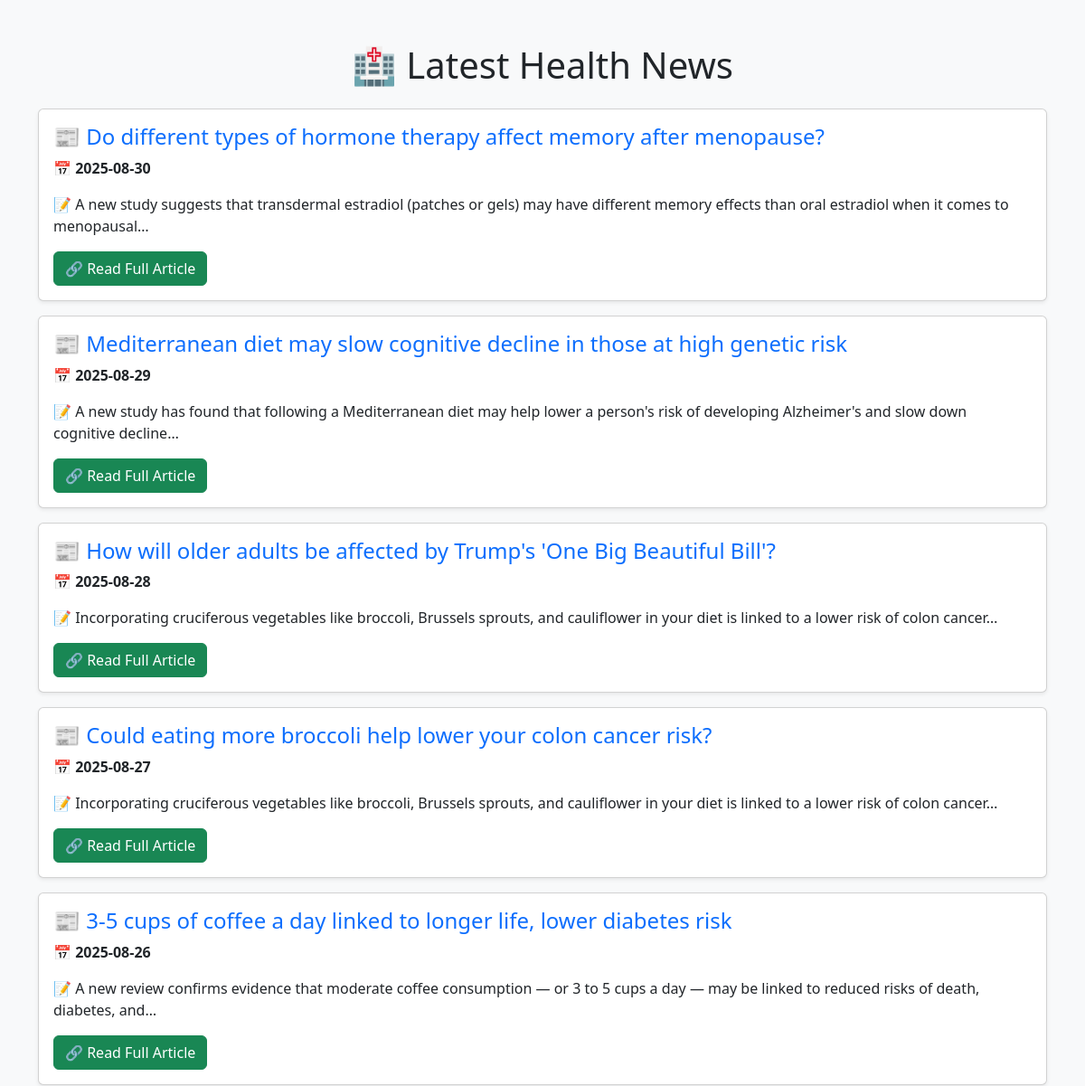
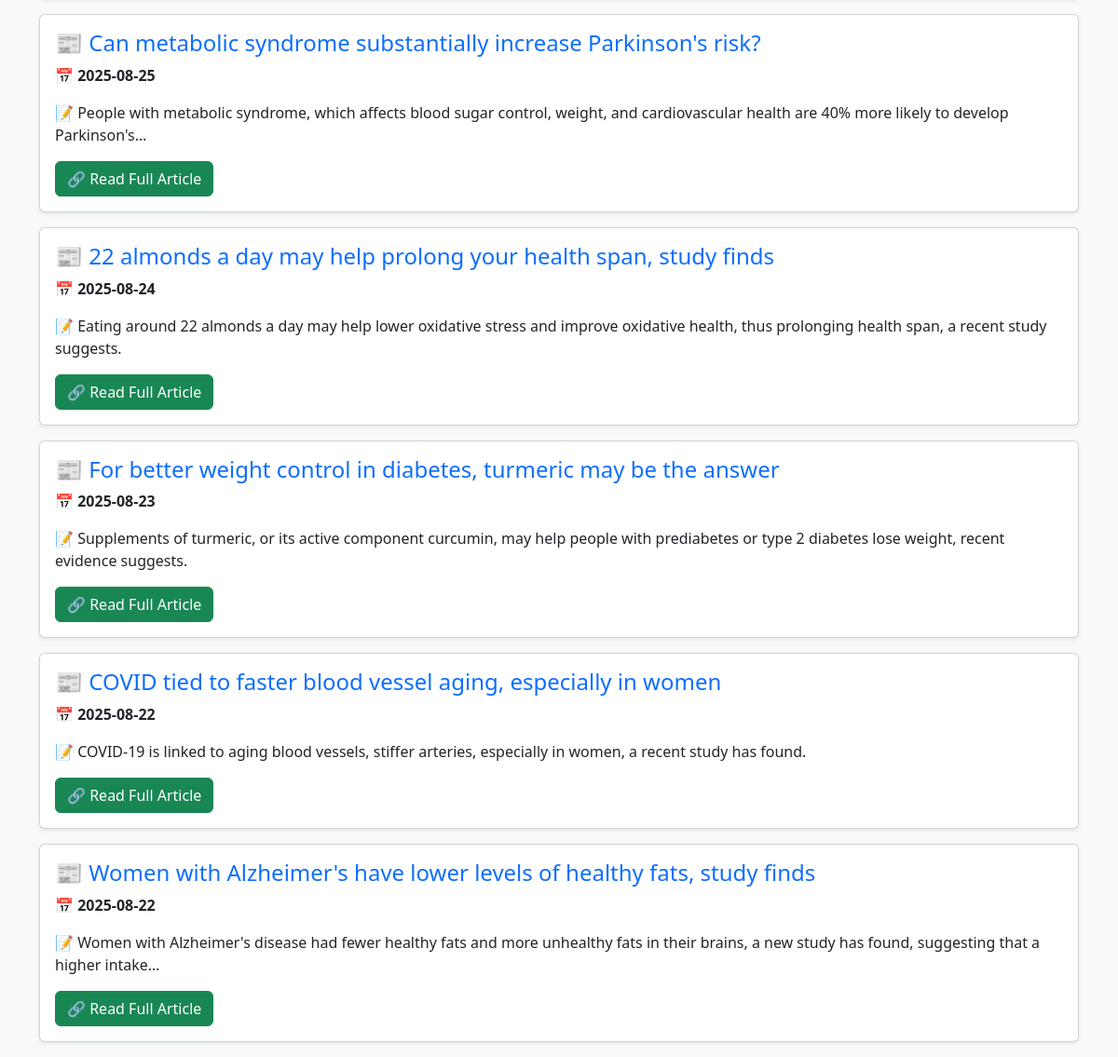
Before: / with the older database file (2 pictures, top to bottom).
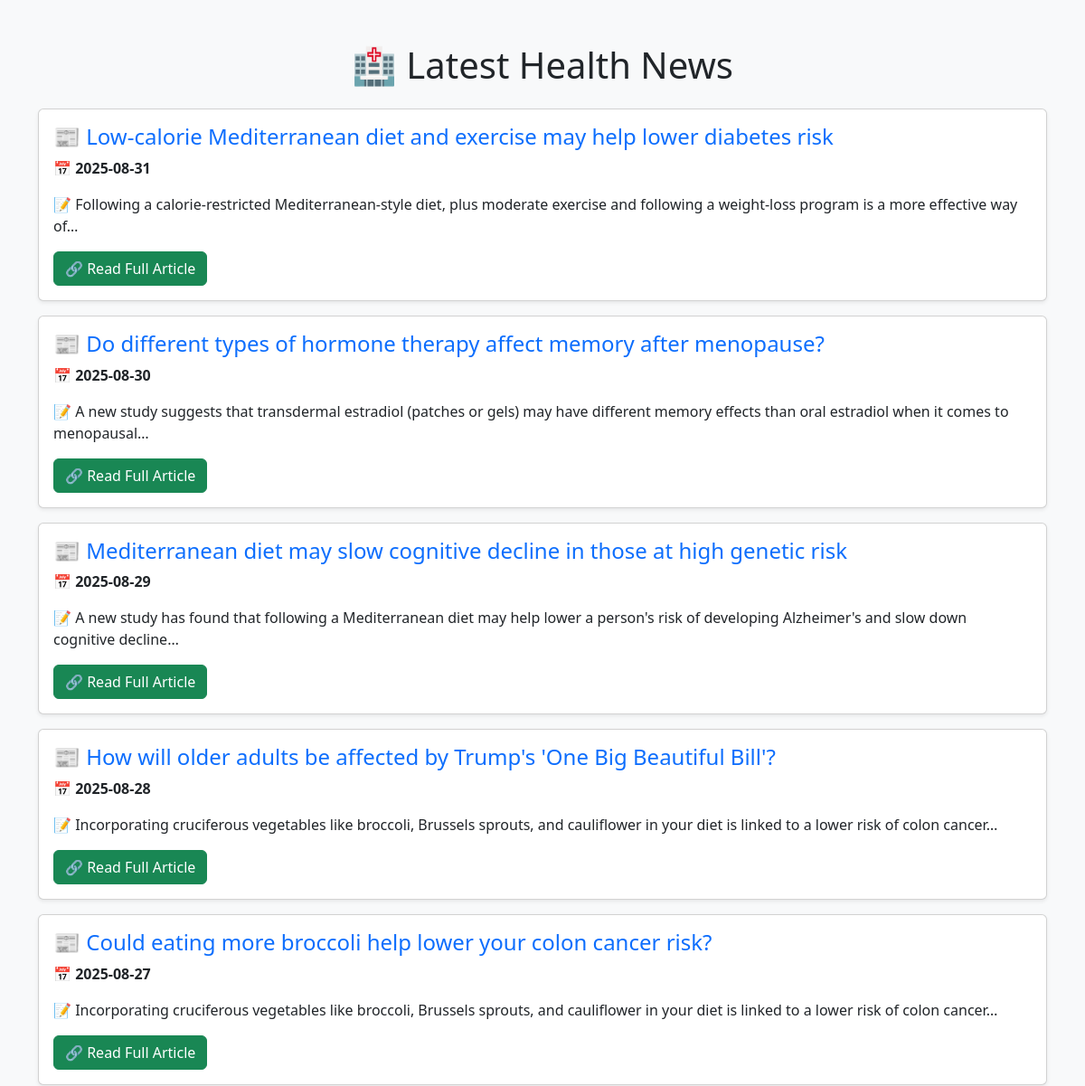
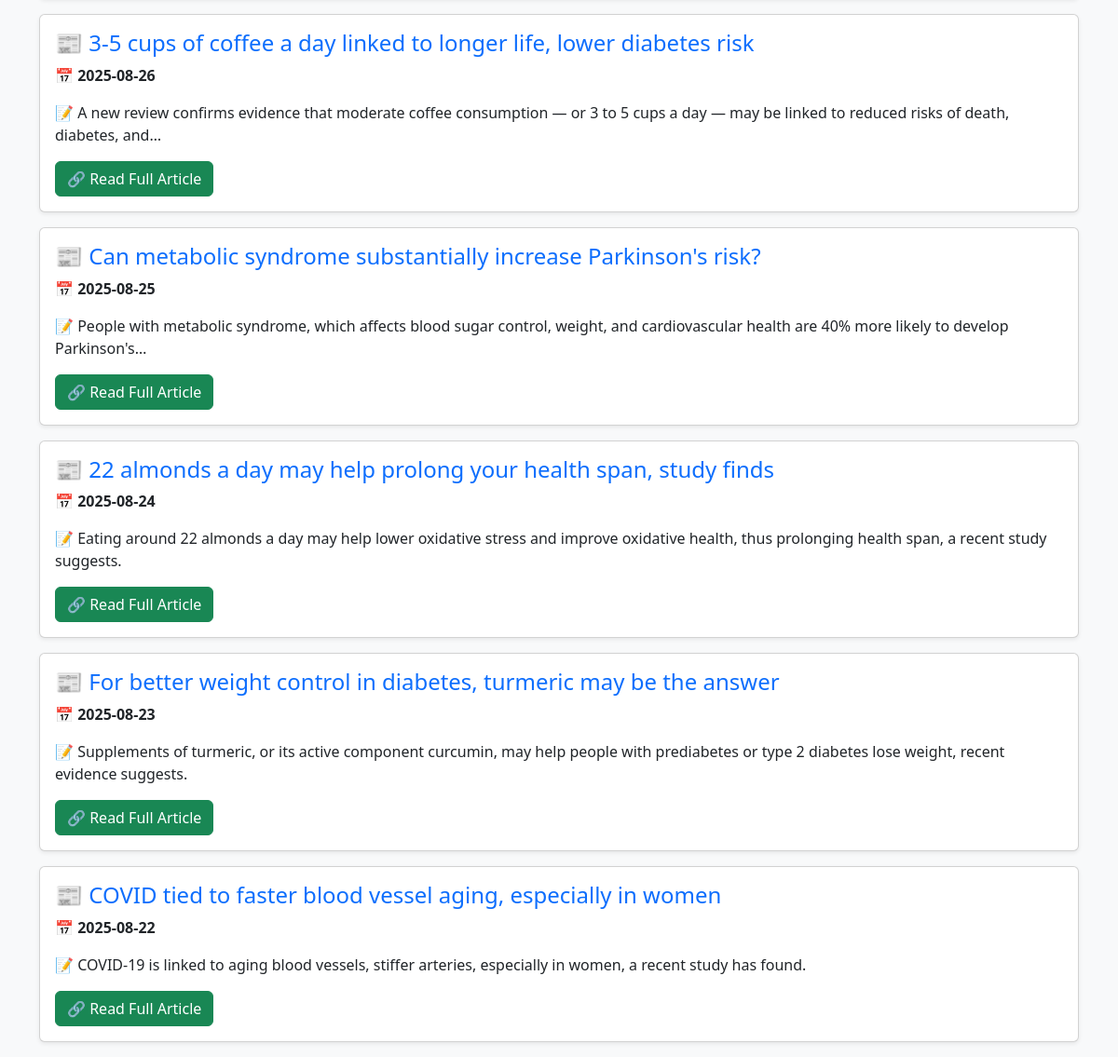
After: the same page with the newer database file (2 pictures, top to bottom).
### tables this page shows
CREATE TABLE news (
        id INTEGER PRIMARY KEY AUTOINCREMENT,
        date TEXT NOT NULL,
        title TEXT UNIQUE, 
        description TEXT,
        news_url TEXT
    );

### app.py (the view)
@app.route("/")
def index():
    page = request.args.get("page", 1, type=int)  # Get the current page number
    limit = 10  # Number of articles per page
    offset = (page - 1) * limit  # Calculate the offset
    news = fetch_news(limit, offset)
    return render_template("index.html", news=news, page=page)

### app.py (called while the page is built)
def fetch_news(limit=10, offset=0):
    conn = sqlite3.connect("health_news.db")
    cursor = conn.cursor()
    cursor.execute("SELECT date, title, description, news_url FROM news ORDER BY date DESC LIMIT ? OFFSET ?", (limit, offset))
    news_list = cursor.fetchall()
    conn.close()
    return news_list

### templates/index.html (shortened to what this page needs)
<!DOCTYPE html>
<html lang="en">
<head>
    <link href="https://cdn.jsdelivr.net/npm/bootstrap@5.3.0/dist/css/bootstrap.min.css" rel="stylesheet">
</head>
<body class="bg-light">
    <div class="container mt-5">
        <h1 class="text-center mb-4">🏥 Latest Health News</h1>
        {% for article in news %}
        <div class="card mb-3 shadow-sm">
            <div class="card-body">
                <h4 class="card-title text-primary">📰 {{ article[1] }}</h4>
                <p class="card-text">📅 <strong>{{ article[0] }}</strong></p>
                <p class="card-text">📝 {{ article[2] }}</p>
                <a href="{{ article[3] }}" class="btn btn-success" target="_blank">🔗 Read Full Article</a>
            </div>
        </div>
        {% endfor %}
    </div>
</body>
</html>

Changed rows visible on the page:
no longer on this page (row unchanged): news: title "Women with Alzheimer's have lower levels of healthy fats, study finds", date "2025-08-22", description "Women with Alzheimer's disease had fewer healthy fats and more unhealthy fats in their brains, a new study has found, suggesting that a higher intake…"
added news: title "Low-calorie Mediterranean diet and exercise may help lower diabetes risk", date "2025-08-31", description "Following a calorie-restricted Mediterranean-style diet, plus moderate exercise and following a weight-loss program is a more effective way of…"
